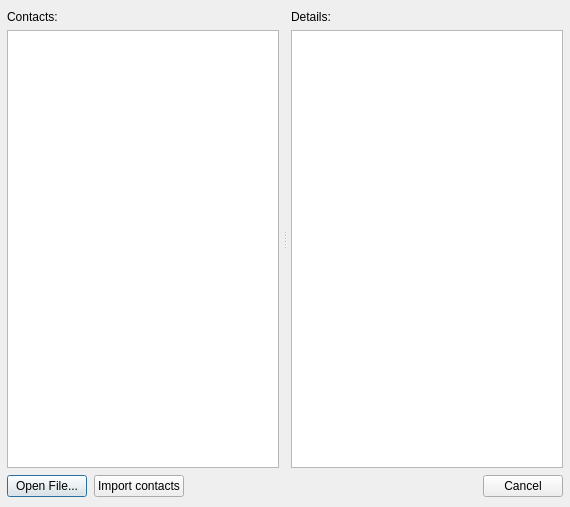
<?xml version="1.0" encoding="UTF-8"?>
<ui version="4.0">
 <class>ContactsImport</class>
 <widget class="QDialog" name="ContactsImport">
  <property name="geometry">
   <rect>
    <x>0</x>
    <y>0</y>
    <width>570</width>
    <height>507</height>
   </rect>
  </property>
  <property name="windowTitle">
   <string>Import contacts...</string>
  </property>
  <property name="windowIcon">
   <iconset resource="resource.qrc">
    <normaloff>:/document-import</normaloff>:/document-import</iconset>
  </property>
  <layout class="QVBoxLayout" name="verticalLayout_2">
   <property name="spacing">
    <number>7</number>
   </property>
   <property name="leftMargin">
    <number>7</number>
   </property>
   <property name="topMargin">
    <number>10</number>
   </property>
   <property name="rightMargin">
    <number>7</number>
   </property>
   <property name="bottomMargin">
    <number>10</number>
   </property>
   <item>
    <widget class="QSplitter" name="contactsSplitter">
     <property name="sizePolicy">
      <sizepolicy hsizetype="Expanding" vsizetype="Expanding">
       <horstretch>0</horstretch>
       <verstretch>0</verstretch>
      </sizepolicy>
     </property>
     <property name="orientation">
      <enum>Qt::Horizontal</enum>
     </property>
     <property name="handleWidth">
      <number>12</number>
     </property>
     <widget class="QWidget" name="layoutWidget_4">
      <layout class="QVBoxLayout" name="verticalLayout_6">
       <property name="topMargin">
        <number>0</number>
       </property>
       <item>
        <widget class="QLabel" name="label_11">
         <property name="sizePolicy">
          <sizepolicy hsizetype="Preferred" vsizetype="Fixed">
           <horstretch>0</horstretch>
           <verstretch>0</verstretch>
          </sizepolicy>
         </property>
         <property name="text">
          <string>Contacts:</string>
         </property>
        </widget>
       </item>
       <item>
        <widget class="QListWidget" name="contactsList">
         <property name="contextMenuPolicy">
          <enum>Qt::CustomContextMenu</enum>
         </property>
         <property name="spacing">
          <number>1</number>
         </property>
         <property name="sortingEnabled">
          <bool>true</bool>
         </property>
        </widget>
       </item>
      </layout>
     </widget>
     <widget class="QWidget" name="layoutWidget">
      <layout class="QVBoxLayout" name="verticalLayout_11">
       <item>
        <widget class="QLabel" name="label">
         <property name="sizePolicy">
          <sizepolicy hsizetype="Preferred" vsizetype="Fixed">
           <horstretch>0</horstretch>
           <verstretch>0</verstretch>
          </sizepolicy>
         </property>
         <property name="text">
          <string>Details:</string>
         </property>
        </widget>
       </item>
       <item>
        <widget class="QTextBrowser" name="contactBrowser">
         <property name="sizePolicy">
          <sizepolicy hsizetype="Expanding" vsizetype="Expanding">
           <horstretch>0</horstretch>
           <verstretch>0</verstretch>
          </sizepolicy>
         </property>
        </widget>
       </item>
      </layout>
     </widget>
    </widget>
   </item>
   <item>
    <layout class="QHBoxLayout" name="horizontalLayout_6">
     <item>
      <widget class="QPushButton" name="selectFileButton">
       <property name="sizePolicy">
        <sizepolicy hsizetype="Preferred" vsizetype="Fixed">
         <horstretch>0</horstretch>
         <verstretch>0</verstretch>
        </sizepolicy>
       </property>
       <property name="text">
        <string>Open File...</string>
       </property>
       <property name="icon">
        <iconset resource="resource.qrc">
         <normaloff>:/document-open</normaloff>:/document-open</iconset>
       </property>
      </widget>
     </item>
     <item>
      <widget class="QPushButton" name="contactsAddButton">
       <property name="sizePolicy">
        <sizepolicy hsizetype="Preferred" vsizetype="Fixed">
         <horstretch>0</horstretch>
         <verstretch>0</verstretch>
        </sizepolicy>
       </property>
       <property name="text">
        <string>Import contacts</string>
       </property>
       <property name="icon">
        <iconset resource="resource.qrc">
         <normaloff>:/document-import</normaloff>:/document-import</iconset>
       </property>
       <property name="autoDefault">
        <bool>false</bool>
       </property>
      </widget>
     </item>
     <item>
      <spacer name="horizontalSpacer">
       <property name="orientation">
        <enum>Qt::Horizontal</enum>
       </property>
       <property name="sizeHint" stdset="0">
        <size>
         <width>40</width>
         <height>20</height>
        </size>
       </property>
      </spacer>
     </item>
     <item>
      <widget class="QDialogButtonBox" name="buttonBox">
       <property name="standardButtons">
        <set>QDialogButtonBox::Cancel</set>
       </property>
      </widget>
     </item>
    </layout>
   </item>
  </layout>
 </widget>
 <resources>
  <include location="resource.qrc"/>
 </resources>
 <connections>
  <connection>
   <sender>buttonBox</sender>
   <signal>rejected()</signal>
   <receiver>ContactsImport</receiver>
   <slot>reject()</slot>
   <hints>
    <hint type="sourcelabel">
     <x>443</x>
     <y>479</y>
    </hint>
    <hint type="destinationlabel">
     <x>568</x>
     <y>451</y>
    </hint>
   </hints>
  </connection>
 </connections>
</ui>
